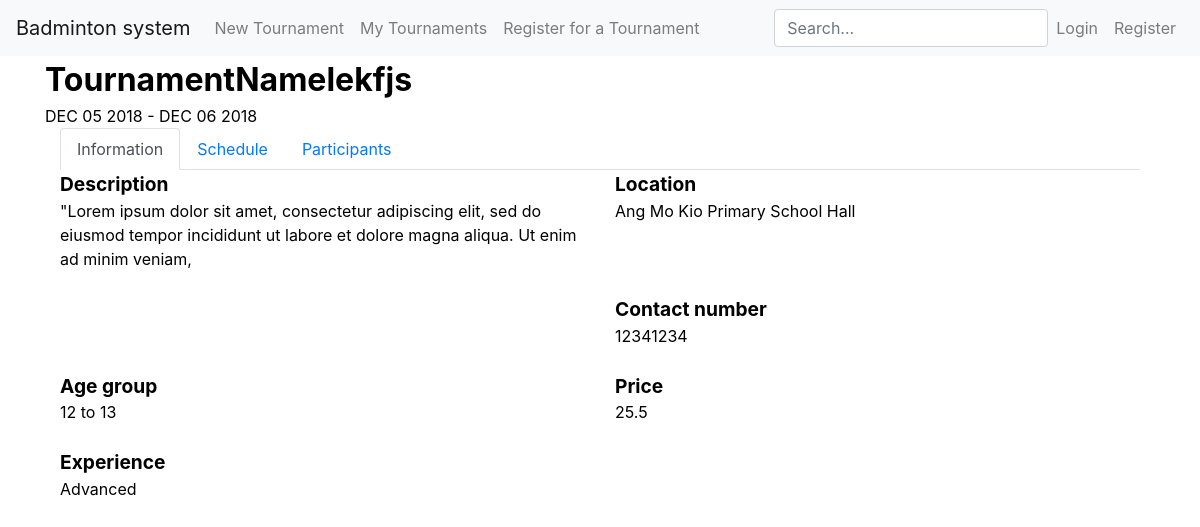
/tournamentInfo.php?tournamentID=5, run on the app's committed database.
### tables this page shows
CREATE TABLE `tournament` (
  `tournamentID` int(9) NOT NULL,
  `organiserID` int(8) NOT NULL,
  `tournamentName` varchar(40) NOT NULL,
  `description` varchar(150) NOT NULL,
  `startDate` date NOT NULL,
  `endDate` date NOT NULL,
  `locationID` int(9) NOT NULL,
  `numCourts` int(2) NOT NULL,
  `contactNum` int(8) NOT NULL,
  `minAge` int(2) NOT NULL,
  `maxAge` int(2) NOT NULL,
  `experience` int(1) NOT NULL,
  `price` float NOT NULL
);

CREATE TABLE `location` (
  `locationID` int(9) NOT NULL,
  `name` varchar(50) NOT NULL,
  `address` varchar(80) NOT NULL,
  `postcode` int(6) NOT NULL
);

### classes.php (called while the page is built, shortened)
<?php
Class Database
{
    Private $host = 'localhost';
    Private $username = 'declim';
    Private $databaseName = 'badmintonsystem';
    Private $password = 'password';
    public function dbConnect()
    {
        $this->conn = new mysqli($this->host, $this->username, $this->password, $this->databaseName);
    }
}
Class Tournament
{
    Public function GetLocationName($id)
    {
        $database = new Database();
        $database->dbConnect();
        $sql = "SELECT name AS 'name' FROM location WHERE locationID = '$id'";
        $result = $database->conn->query($sql)->fetch_array()['name'];
        return $result;
    }
    Public function GetTournamentArray($tournamentID)
    {
        $database = new Database();
        $database->dbConnect();
        $sql = "SELECT * FROM tournament WHERE tournamentID = '$tournamentID'";
        $result = $database->conn->query($sql)->fetch_array();
        return $result;
    }
    Public function HasAgeRange($tournamentID)
    {
        $database = new Database();
        $minAge = $this->GetTournamentArray($tournamentID)['minAge'];
        $maxAge = $this->GetTournamentArray($tournamentID)['maxAge'];
        if ($minAge == $maxAge) {
            return false;
        } else {
            return true;
        }
    }
}

### tournamentInfo.php (the view, shortened to what this page needs)
<!DOCTYPE html>
<html lang="en">
<head>
    <link rel="stylesheet" type="text/css" href="css/bootstrap.min.css">
    <link rel="stylesheet" type="text/css" href="css/main.css">
</head>
<body>
<div class="navbar navbar-expand-lg navbar-light bg-light">
    <a class="navbar-brand" href="index.php">Badminton system</a>
    <div class="collapse navbar-collapse" id="navbarContent">
        <ul class='navbar-nav mr-auto'>
            <li class='nav-item'>
                <a class='nav-link' href='newTournament.php'>New Tournament</a>
            </li>
            <li class='nav-item'>
                <a class='nav-link' href='myTournaments.php'>My Tournaments</a>
            </li>
            <li class='nav-item'>
                <a class='nav-link' href='viewTournaments.php'>Register for a Tournament</a>
            </li>
        </ul>
        <ul class='navbar-nav ml-auto'>
            <form class='form-inline ' action='search.php' method='get'>
                <input class=' form-control' type='text' name='search' placeholder='Search...'>
            </form>
            <?php
            require('classes.php');
            if (isset($_SESSION['loggedIn'])) {
                echo "
                <li class='nav-item'>
                    <a class='nav-link' href='logout.php'>Log out</a>
                </li>";
            } else {
                echo "<li class='nav-item'>
                    <a class='nav-link' href='login.php'>Login</a>
                </li>
                <li class='nav-item'>
                    <a class='nav-link' href='register.php'>Register</a>
                </li>";
            }
            ?>
        </ul>
    </div>
</div>
<div class='container'>
    <div class='container-fluid tournament-info-table'>
        <?php
        if (!isset($_GET['tournamentID'])) {
            if (!isset($_SESSION['tournamentID'])) {
                header('Location:myTournaments.php');
            } else {
                $tournamentID = $_SESSION['tournamentID'];
            }
        } else {
            $tournamentID = $_GET['tournamentID'];
        }
        $tournament = new Tournament();
        $startDate = $tournament->GetTournamentArray($tournamentID)['startDate'];
        $endDate = $tournament->GetTournamentArray($tournamentID)['endDate'];
        $startDateNew = strtoupper(date('M d Y', strtotime($startDate)));
        $endDateNew = strtoupper(date('M d Y', strtotime($endDate)));
        echo "<div class='row'>
            <div class='title'>" .
            $tournament->GetTournamentArray($tournamentID)['tournamentName']
            . "</div>
        </div>
        <div class='row'>";
        if ($startDate == $endDate) {
            echo $startDateNew . "</div>";
        } else {
            echo $startDateNew . " - " . $endDateNew . "</div>";
        }
        ?>
        <ul class='nav nav-tabs' id='tournamentTabs' role='tablist'>
            <li class='nav-item'>
                <a class='nav-link active' id='information-tab' data-toggle='tab' href='#information' role='tab'
                   aria-controls='home'
                   aria-selected='true'>Information</a>
            </li>
            <li class='nav-item'>
                <a class='nav-link' id='schedule-tab' data-toggle='tab' href='#schedule' role='tab'
                   aria-controls='schedule' aria-selected='false'>Schedule</a>
            </li>
            <li class='nav-item'>
                <a class='nav-link' id='participants-tab' data-toggle='tab' href='#participants' role='tab'
                   aria-controls='edit' aria-selected='false'>
                    Participants
                </a>
            </li>
        </ul>
        <div class='tab-content' id='tournamentTabsContent'>
            <div class='tab-pane fade show active' id='information' role='tabpanel' aria-labelledby='home-tab'>
                <div class='row pb-4'>
                    <div class='col-md-6'>
                        <div class='info-tab-title'>
                            Description
                        </div>
                        <div class='info-tab-text'>
                            <?php echo $tournament->GetTournamentArray($tournamentID)['description'] ?>
                        </div>
                    </div>
                    <div class='col-md-6'>
                        <div class='info-tab-title'>
                            Location
                        </div>
                        <div class='info-tab-text'>
                            <?php echo $tournament->GetLocationName($tournament->GetTournamentArray($tournamentID)['locationID']) ?>
                        </div>
                    </div>
                </div>
                <div class='row pb-4'>
                    <div class='col-md-6 offset-md-6'>
                        <div class='info-tab-title'>
                            Contact number
                        </div>
                        <div class='info-tab-text'>
                            <?php echo $tournament->GetTournamentArray($tournamentID)['contactNum'] ?>
                        </div>
                    </div>
                </div>
                <div class='row pb-4'>
                    <div class='col-md-6'>
                        <div class='info-tab-title'>
                            Age group
                        </div>
                        <div class='info-tab-text'>
                            <?php
                            if ($tournament->HasAgeRange($tournamentID)) {
                                echo $tournament->GetTournamentArray($tournamentID)['minAge'] . " to " . $tournament->GetTournamentArray($tournamentID)['maxAge'];
                            } else {
                                echo $tournament->GetTournamentArray($tournamentID)['minAge'];
                            }
                            ?>
                        </div>
                    </div>
                    <div class='col-md-6'>
                        <div class='info-tab-title'>
                            Price
                        </div>
                        <div class='info-tab-text'>
                            <?php echo $tournament->GetTournamentArray($tournamentID)['price'] ?>
                        </div>
                    </div>
                </div>
                <div class='row'>
                    <div class='col-md-6'>
                        <div class='info-tab-title'>
                            Experience
                        </div>
                        <div class='info-tab-text'>
                            <?php
                            $experience = $tournament->GetTournamentArray($tournamentID)['experience'];
                            $experienceString = "";
                            if ($experience == 1) {
                                $experienceString = "Beginner";
                            } else if ($experience == 2) {
                                $experienceString = "Intermediate";
                            } else {
                                $experienceString = "Advanced";
                            }
                            echo $experienceString
                            ?>
                        </div>
                    </div>
                </div>
            </div>
        </div>
    </div>
</div>
</body>
</html>

### css/main.css (style rules this page uses)
body { color: black; }
.title { font-size: 2em; }
.title { font-weight: bold; font-size: 2em; }
.info-tab-title { font-weight: bold; font-size: 1.2em; }
.info-tab-text { font-size: 1em; }

### data on the page
tournament: tournamentName "TournamentNamelekfjs", startDate "DEC 05 2018", endDate "DEC 06 2018", description "\"Lorem ipsum dolor sit amet, consectetur adipiscing elit, sed do eiusmod tempor incididunt ut labore et dolore magna aliqua. Ut enim ad minim veniam,", locationID.name "Ang Mo Kio Primary School Hall", contactNum "12341234", minAge "12", maxAge "13", price "25.5", experience "Advanced"
